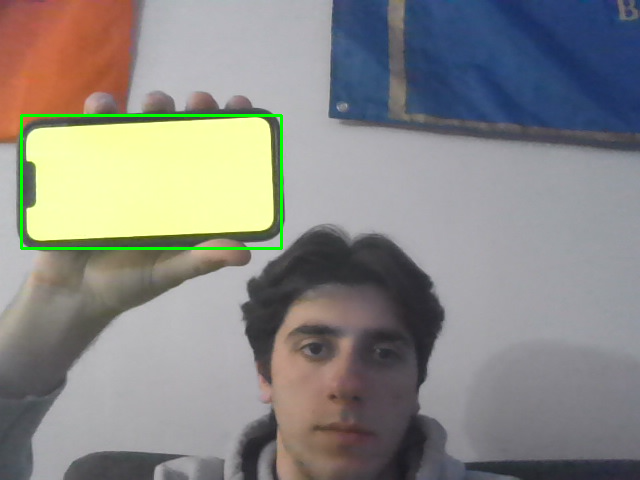
#> input picture Lab1/color_picker_phone.png, 640 x 480 px, given in place of the camera
$ python task6.py
#> lines starting #> are read from the running program, lines starting #| are printed output that depends on the picture; after the words box and inside, x2 and y2 are one past the last pixel; in counts of white or black regions, pixels touching at a corner belong together
#HSV was more effective for color matching.
#The brightness of my phone did not really affect the color matching
#Used: https://docs.opencv.org/4.x/dd/d49/tutorial_py_contour_features.html
# ^ for bounding rectangle and contours

import numpy as np
import cv2

cap = cv2.VideoCapture(0)

while(True):
    # Capture frame-by-frame
    ret, frame = cap.read()
#> frame is the input picture: shape (480, 640, 3); mean B, G, R 132.5, 136.6, 137.5

    # Our operations on the frame come here
    #gray = cv2.cvtColor(frame, cv2.COLOR_BGR2GRAY)

    hsv = cv2.cvtColor(frame, cv2.COLOR_BGR2HSV)
#> hsv: shape (480, 640, 3); mean H, S, V 94.9, 49, 150.5

    lower_color = np.array([30, 40, 40])
    upper_color = np.array([90,255,255])

    mask = cv2.inRange(hsv, lower_color, upper_color)
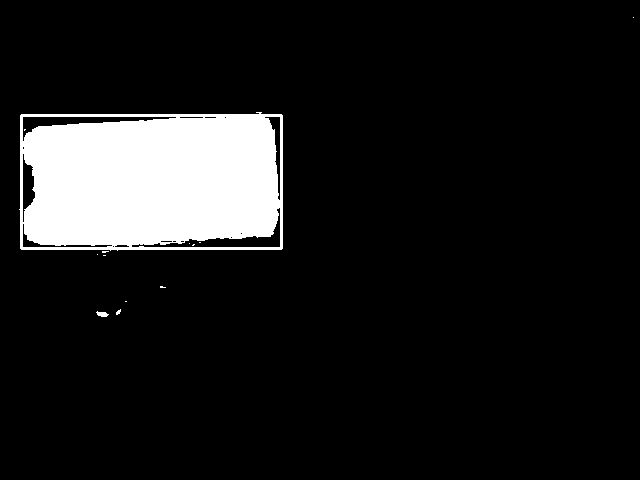
#> mask: shape (480, 640); 10.7% white; 13 white regions (11 under 20 px)

    contours, _ = cv2.findContours(mask, cv2.RETR_EXTERNAL, cv2.CHAIN_APPROX_SIMPLE)
#> contours = 9 contours, 7 with area under 20; largest, box (x1, y1, x2, y2) and area: (19, 112, 283, 251) 35375, (96, 311, 109, 317) 36

    if contours:
        largest_contour = max(contours, key=cv2.contourArea)
#> largest_contour = contour of 24 points, box (x1, y1, x2, y2) (19, 112, 283, 251), area 35375
        x, y, w, h = cv2.boundingRect(largest_contour)
#> x = 19; y = 112; w = 264; h = 139
        cv2.rectangle(frame, (x,y), (x+w, y+h), (0,255,0), 2)
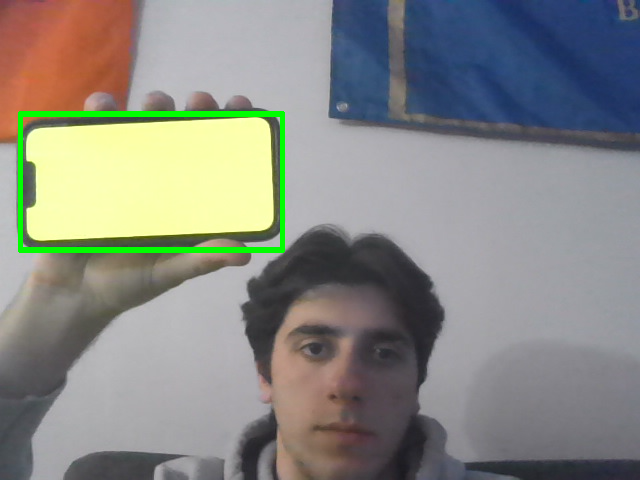
#> frame: shape (480, 640, 3); 0.7% of pixels changed, all inside (x1, y1, x2, y2) = (18, 111, 285, 253)


    # Display the resulting frame
    cv2.imshow('frame',frame)
    if cv2.waitKey(1) & 0xFF == ord('q'):
#> (key q is pressed here)
        break

# When everything done, release the capture
cap.release()
cv2.destroyAllWindows()

$ run again, on Lab1/changed_lighting.png
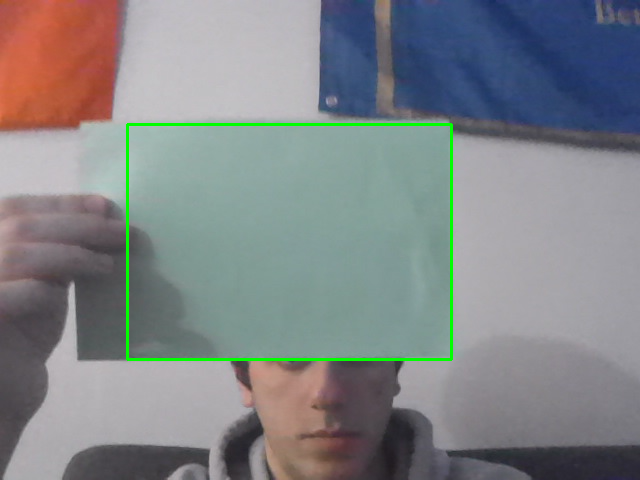
#> input picture Lab1/changed_lighting.png, 640 x 480 px, given in place of the camera
#> frame is the input picture: shape (480, 640, 3); mean B, G, R 135.3, 133, 129.2
#> hsv: shape (480, 640, 3); mean H, S, V 108.7, 47.4, 147.1
#> `mask = cv2.inRange(hsv, lower_color, upper_color)`:
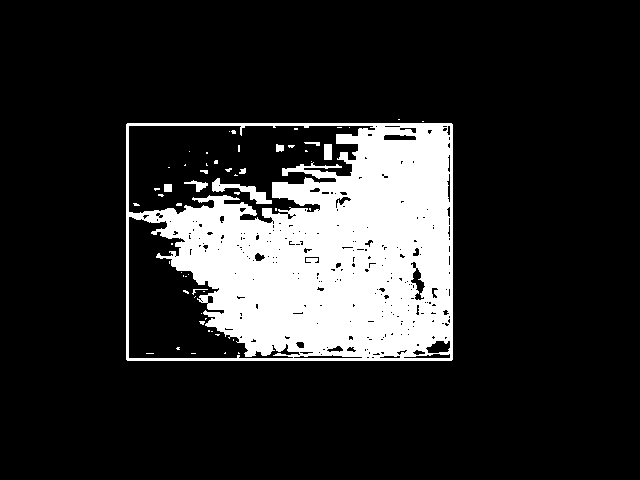
#> mask: shape (480, 640); 16.6% white; 57 white regions (47 under 20 px)
#> contours = 3 contours, 2 with area under 20; largest, box (x1, y1, x2, y2) and area: (126, 123, 453, 361) 77260
#> largest_contour = [[127, 123], [126, 124], [126, 359], [127, 360], [451, 360], [452, 359], [452, 124], [451, 123]]
#> x = 126; y = 123; w = 327; h = 238
#> `cv2.rectangle(frame, (x,y), (x+w, y+h), (0,255,0), 2)`:
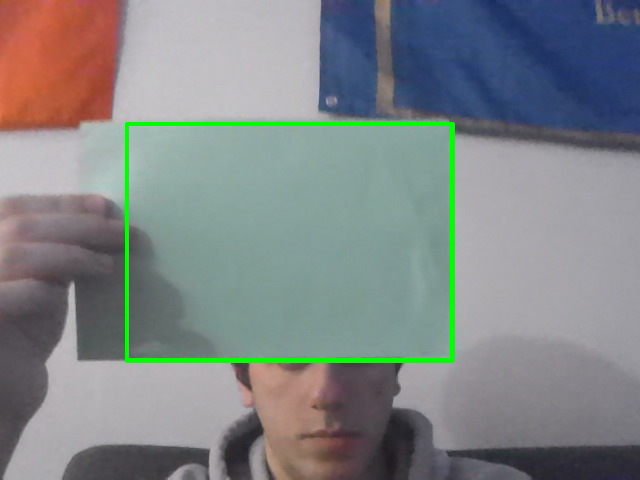
#> frame: shape (480, 640, 3); 0.55% of pixels changed, all inside (x1, y1, x2, y2) = (125, 122, 455, 363)

$ run again, on Lab1/green_track.png
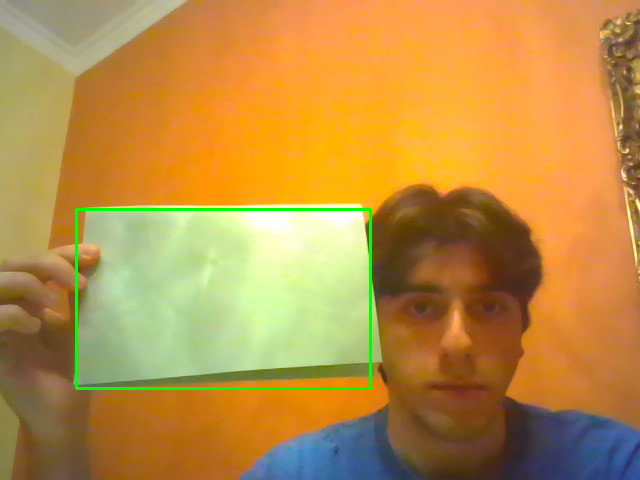
#> input picture Lab1/green_track.png, 640 x 480 px, given in place of the camera
#> frame is the input picture: shape (480, 640, 3); mean B, G, R 70.2, 143.3, 186.9
#> hsv: shape (480, 640, 3); mean H, S, V 26.3, 165.1, 196.6
#> `mask = cv2.inRange(hsv, lower_color, upper_color)`:
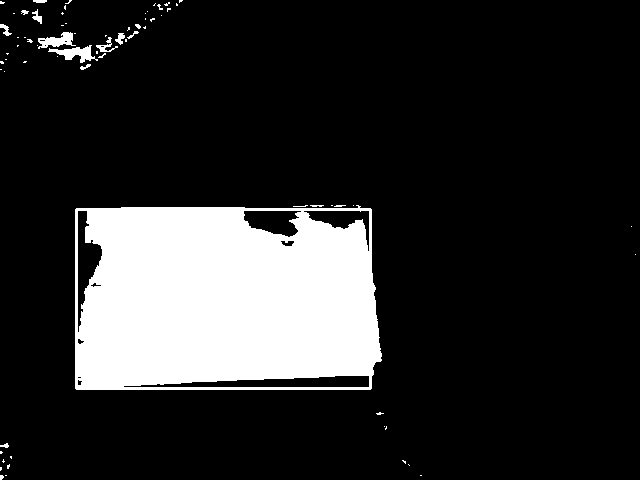
#> mask: shape (480, 640); 16.7% white; 70 white regions (56 under 20 px)
#> contours = 70 contours, 62 with area under 20; largest, box (x1, y1, x2, y2) and area: (75, 205, 382, 390) 54196, (48, 45, 98, 63) 313, (38, 32, 76, 49) 284, (96, 37, 118, 52) 68, (115, 33, 125, 45) 48, (32, 9, 42, 24) 48, (0, 24, 12, 36) 44, (33, 0, 47, 3) 22
#> largest_contour = contour of 74 points, box (x1, y1, x2, y2) (75, 205, 382, 390), area 54196
#> x = 75; y = 205; w = 307; h = 185
#> `cv2.rectangle(frame, (x,y), (x+w, y+h), (0,255,0), 2)`:
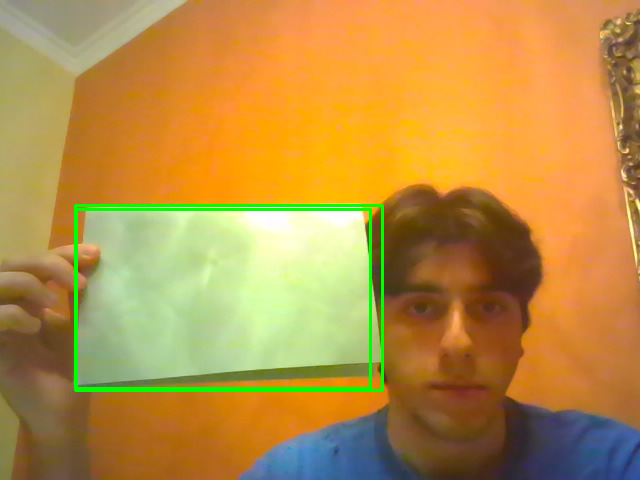
#> frame: shape (480, 640, 3); 0.75% of pixels changed, all inside (x1, y1, x2, y2) = (74, 204, 384, 392)
